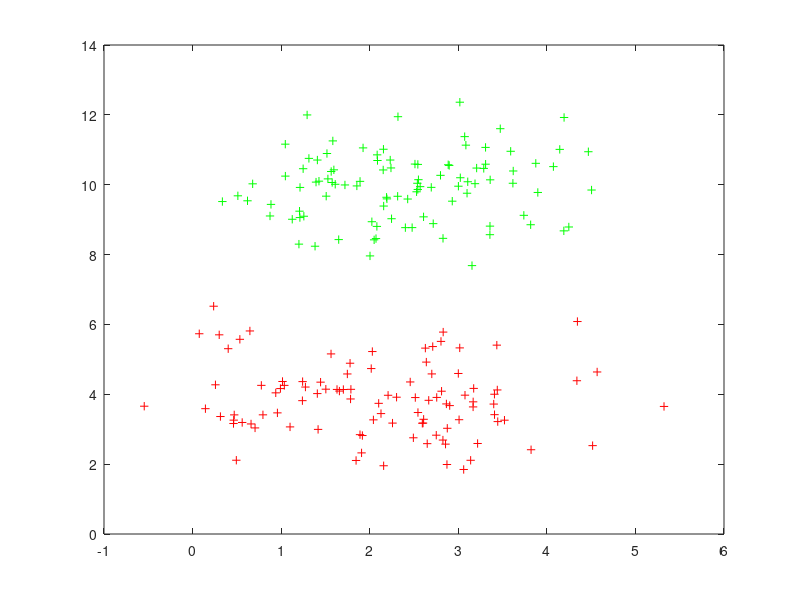

Write MATLAB code to recreate this figure. (Note: this script raises an error after producing the figure.)
clear all;close all; clc;
% randn('seed', 0);

N = 100;
%  -------------(a 小題)--------------
% 資料1, 2.
% 平均
a_m1 = [2;4]; 
a_m2 = [2.5;10]; 
a_S = [1 0; 0 1];

% 產生高斯分佈資料
a_data1 = mvnrnd(a_m1, a_S, N); 
a_data2 = mvnrnd(a_m2, a_S, N); 

figure(1)
% 顯示資料1
plot(a_data1(:,1),a_data1(:, 2),'r+');
% 顯示資料2
hold on;
plot(a_data2(:,1),a_data2(:, 2),'g+');

% 計算 FDR
a_FDR = FDR(a_data1, a_data2);

%  -------------(b 小題)--------------
% 資料1, 2
% 平均
b_m1 = [2;4];
b_m2 = [2.5;10]; 
b_S = [0.25 0; 0 0.25];

% 產生高斯分佈資料
b_data1 = mvnrnd(b_m1, b_S, N); 
b_data2 = mvnrnd(b_m2, b_S, N); 

figure(2)
% 顯示資料1
plot(b_data1(:,1),b_data1(:, 2),'r+');
% 顯示資料2
hold on;
plot(b_data2(:,1),b_data2(:, 2),'g+');

% 計算 FDR
b_FDR = FDR(b_data1, b_data2);

% 計算 FDR 
% a - 資料 a
% b - 資料 b
% res - 回傳結果 2個feature 的FDR(1x2)
function [res] = FDR(a, b)
a_m = mean(a);
b_m = mean(b);
a_var = var(a);
b_var = var(b);

res1 = (a_m(:, 1) - b_m(:, 1)) ^2 / (a_var(:, 1) + b_var(:, 1));
res2 = (a_m(:, 2) - b_m(:, 2)) ^2 / (a_var(:, 2) + b_var(:, 2));
res = [res1, res2];
end